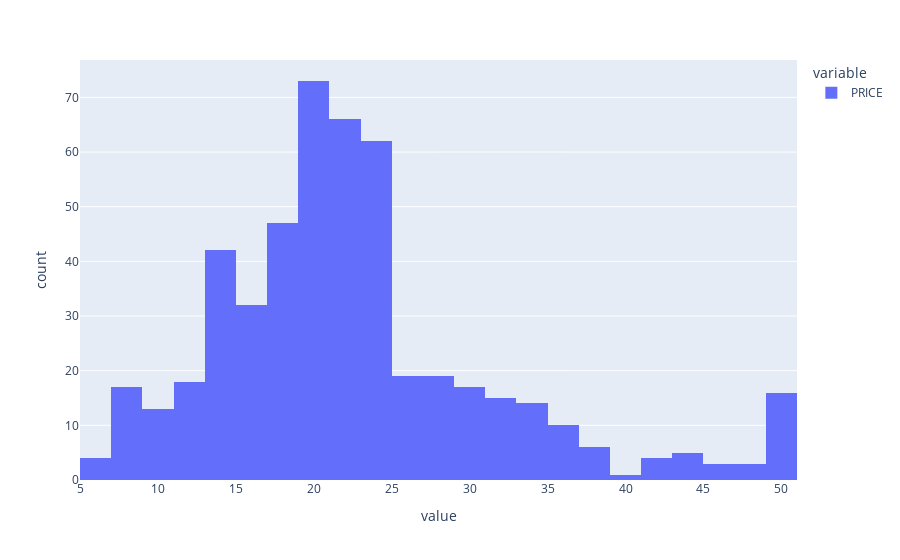

The notebook cell saved with this chart:
### Markdown cell above
## Q3: Use histogram to show the distribution of House Prices.

### Code cell
fig = px.histogram(df['PRICE'])
fig.show()

### Figure 1 — Plotly figure (JSON) as saved in the notebook; plotly's stock layout.template omitted (floating-point values rounded to 4 significant figures; data arrays with more than 128 entries replaced by an {"elided": "..."} marker saying what was removed)
{"data": [{"alignmentgroup": "True", "bingroup": "x", "hovertemplate": "variable=PRICE<br>value=%{x}<br>count=%{y}<extra></extra>", "legendgroup": "PRICE", "marker": {"color": "#636efa", "pattern": {"shape": ""}}, "name": "PRICE", "offsetgroup": "PRICE", "orientation": "v", "showlegend": true, "type": "histogram", "x": {"elided": "506 float values"}, "xaxis": "x", "yaxis": "y"}], "layout": {"barmode": "relative", "legend": {"title": {"text": "variable"}, "tracegroupgap": 0}, "margin": {"t": 60}, "xaxis": {"anchor": "y", "domain": [0, 1], "title": {"text": "value"}}, "yaxis": {"anchor": "x", "domain": [0, 1], "title": {"text": "count"}}}}
